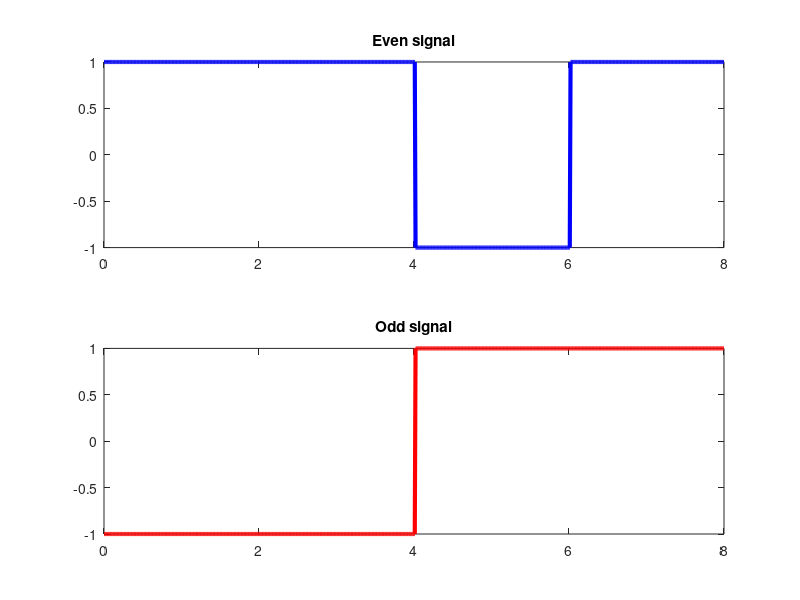
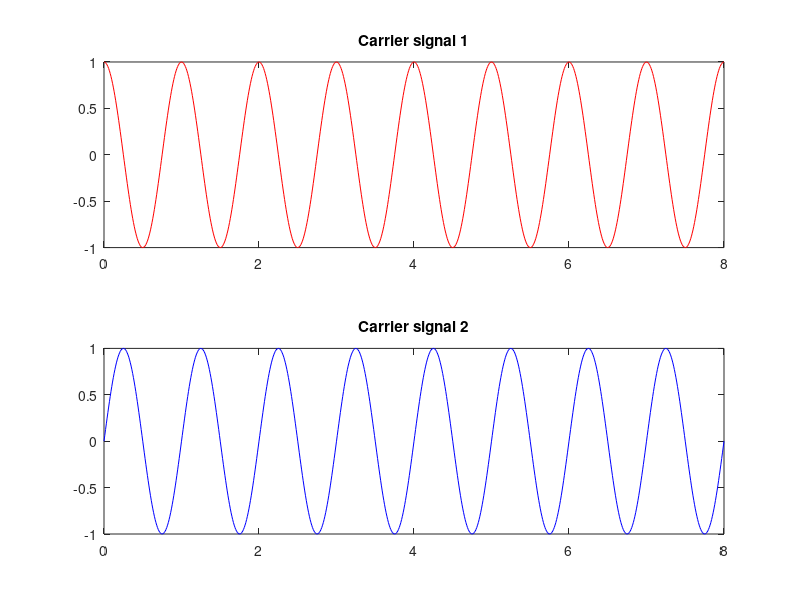
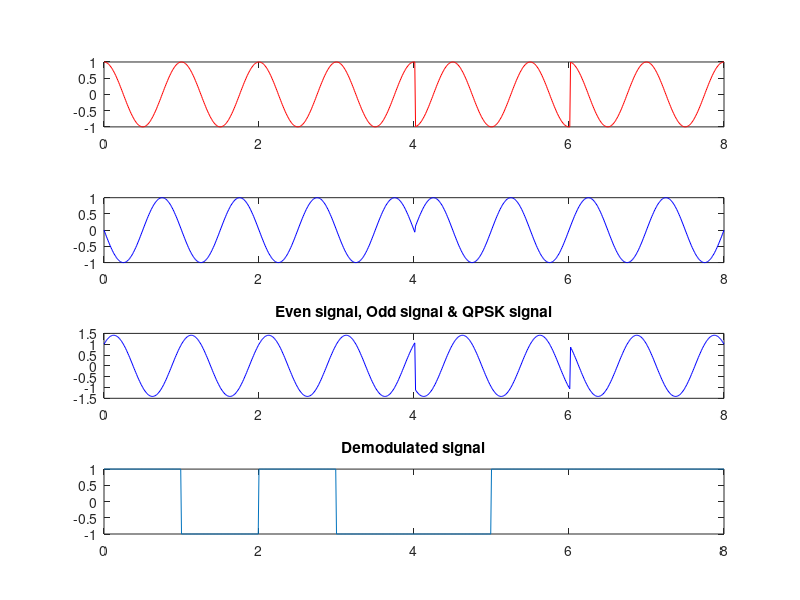

These figures' MATLAB source, in order:
%QPSK waveform generation
clc; clear all; close all;

%x=randi([0 1],1,10)
x=[1 0 1 0 0 1 1 1];
%Bits to polar
for i=1:length(x)
    if x(i)==0
        p(i)=-1;
    else
        p(i)=1;
    end
end
%Seperation of even and odd sequences
even_seq=p(1:2:length(x));
odd_seq=p(2:2:length(x));
%NRZ polar line coder signal generation
i=1;
t=0:0.01:length(x);
m=2:2:length(x);
for j=1:length(t)
    if t(j)<=m(i)
        even_ps(j)=even_seq(i);
    else
        even_ps(j)=even_seq(i);
        i=i+1;
    end
end
i=1;
m=2:2:length(x);
for j=1:length(t)
    if t(j)<=m(i)
        odd_ps(j)=odd_seq(i);
    else
        odd_ps(j)=odd_seq(i);
        i=i+1;
    end
end
figure(1);subplot(211);
plot(t,even_ps,'b','Linewidth',3);
title('Even signal');
subplot(212);
plot(t,odd_ps,'r','Linewidth',3);
title('Odd signal');
%Carrier signals generation
c1=cos(2*pi*1*t);
c2=sin(2*pi*1*t);
figure(2);
subplot(211);
plot(t,c1,'r');
title('Carrier signal 1');
subplot(212);
plot(t,c2,'b');
title('Carrier signal 2');
%QPSK Wveform generation
r1=even_ps.*c1;
r2=odd_ps.*c2;
qpsk_sig=r1-r2;
figure(3);
subplot(411);
plot(t,r1,'r');
subplot(412);
plot(t,r2,'b');
subplot(413);
plot(t,qpsk_sig,'b');
title('Even signal, Odd signal & QPSK signal');

N3=length(x);
n=1:1:(N3+1)*100;

for i =1:N3
    for j=i:.1:i+1
        if x(i)==1
            bw(n(i*100:(i+1)*100))=1;
        else
            bw(n(i*100:(i+1)*100))=-1;
        end
    end
end
bw = bw(100:end);
subplot(414);
plot(t,bw);
title('Demodulated signal');